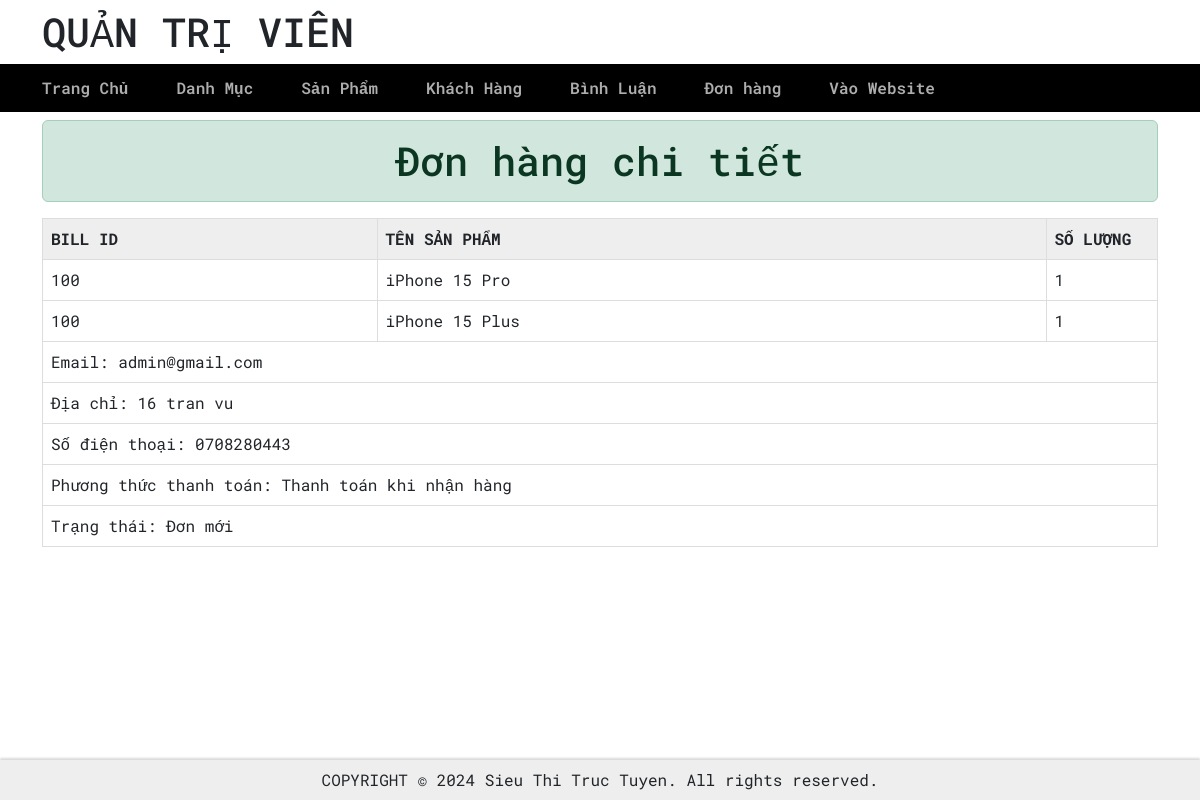
The page /admin/admin.php?page=don-hang-chi-tiet&id=100 on the database its author committed.
### tables this page shows
CREATE TABLE `bill_details` (
  `bill_id` int(11) NOT NULL,
  `product_id` int(11) NOT NULL,
  `quantity` int(11) NOT NULL
);

CREATE TABLE `products` (
  `product_id` int(11) NOT NULL,
  `product_name` varchar(50) NOT NULL,
  `product_price` decimal(10,0) NOT NULL DEFAULT 0,
  `product_image` varchar(255) DEFAULT NULL,
  `product_description` text DEFAULT NULL,
  `product_view` int(11) NOT NULL DEFAULT 0,
  `category_id` int(11) NOT NULL
);

CREATE TABLE `bills` (
  `bill_id` int(11) NOT NULL,
  `user_id` int(11) NOT NULL DEFAULT 0,
  `bill_user` varchar(50) NOT NULL,
  `bill_email` varchar(255) NOT NULL,
  `bill_address` varchar(255) NOT NULL,
  `bill_phone` varchar(10) NOT NULL,
  `bill_time` datetime NOT NULL,
  `bill_total` decimal(10,0) NOT NULL DEFAULT 0,
  `bill_paymethod` tinyint(1) NOT NULL DEFAULT 1 COMMENT '1. Thanh toán khi nhận hàng\r\n2. Chuyển khoản ngân hàng\r\n3. Ví điện tử MoMo',
  `bill_status` tinyint(1) DEFAULT 0 COMMENT '0. Đơn mới\r\n1. Đang xử lý\r\n2. Đang giao hàng\r\n3. Đã giao hàng'
);

### model/pdo.php (called while the page is built, shortened)
<?php
function pdo_get_connection() {
    $servername = "localhost";
    $username   = "root";
    $password   = "";
    $dbname     = "db_dienthoai";
    try {
        $conn = new PDO("mysql:host=$servername;dbname=$dbname", $username, $password);
        $conn->setAttribute(PDO::ATTR_ERRMODE, PDO::ERRMODE_EXCEPTION);
        return $conn;
    } catch (PDOException $e) {
        echo "Connection failed: " . $e->getMessage();
    }
}
function pdo_query($sql) {
    $sql_args = array_slice(func_get_args(), 1);
    try {
        $conn = pdo_get_connection();
        $stmt = $conn->prepare($sql);
        $stmt->execute($sql_args);
        $rows = $stmt->fetchAll();
        return $rows;
    } catch (PDOException $e) {
        throw $e;
    } finally {
        unset($conn);
    }
}

### model/model_giohang.php (called while the page is built, shortened)
<?php
function select_one_bill($id) {
    $sql = "SELECT products.product_name, bill_details.quantity, bill_details.bill_id, bills.bill_email, bills.bill_address, bills.bill_phone, bills.bill_paymethod, bills.bill_status, bills.bill_time as bill_time, bills.bill_total as bill_total
            FROM bill_details
            INNER JOIN products
            ON bill_details.product_id = products.product_id
            INNER JOIN bills
            ON bills.bill_id = bill_details.bill_id
            WHERE bill_details.bill_id = " . $id;
    $result = pdo_query($sql);
    return $result;
}

### admin/bills/donhangchitiet.php (the view, shortened to what this page needs)
<div class="container">
    <h1 class="text-center alert alert-success">Đơn hàng chi tiết</h1>
    <div class="row mx-0 mt-3" style="margin-bottom: 10rem;">
        <table>
            <thead>
                <tr>
                    <th class="col-3">BILL ID</th>
                    <th class="col-6">TÊN SẢN PHẨM</th>
                    <th class="col-1">SỐ LƯỢNG</th>
                </tr>
            </thead>
            <tbody>
                <?php
                foreach ($billDetail as $row){
                extract($row);
                $payment = "";
                $status = "";
                switch ($bill_paymethod) {
                    case 1:
                        $payment = "Thanh toán khi nhận hàng";
                        break;
                }
                switch ($bill_status) {
                    case 0:
                        $status = "Đơn mới";
                        break;
                }
                echo '
                    <tr>
                        <td>' . $bill_id   . '</td>
                        <td>' . $product_name . '</td>
                        <td>' . $quantity . '</td>
                    </tr>
                    ';
                }
                echo "
                <tr>
                    <td colspan='3'>Email: $bill_email</td>
                </tr>
                <tr>
                    <td colspan='3'>Địa chỉ: $bill_address</td>
                </tr>
                <tr>
                    <td colspan='3'>Số điện thoại: $bill_phone</td>
                </tr>
                <tr>
                    <td colspan='3'>Phương thức thanh toán: $payment</td>
                </tr>
                <tr>
                    <td colspan='3'>Trạng thái: $status</td>
                </tr>
                ";
                ?>
            </tbody>
        </table>
    </div>
</div>

### assets/css/main.css (style rules this page uses)
* { box-sizing: border-box; }
body { font-family: 'Roboto Mono', monospace; }

### assets/css/admin.css (style rules this page uses)
table { border-collapse: collapse; width: 100%; }
td, th { border: 1px solid #ddd; text-align: left; padding: 8px; }
thead { background-color: #eee; }

### rows shown on the page
bill_details: bill "100", product.product_name "iPhone 15 Pro", quantity "1"
bill_details: bill "100", product.product_name "iPhone 15 Plus", quantity "1"
bills: bill_email "admin@gmail.com", bill_address "16 tran vu", bill_phone "0708280443", bill_paymethod "Thanh toán khi nhận hàng", bill_status "Đơn mới"
